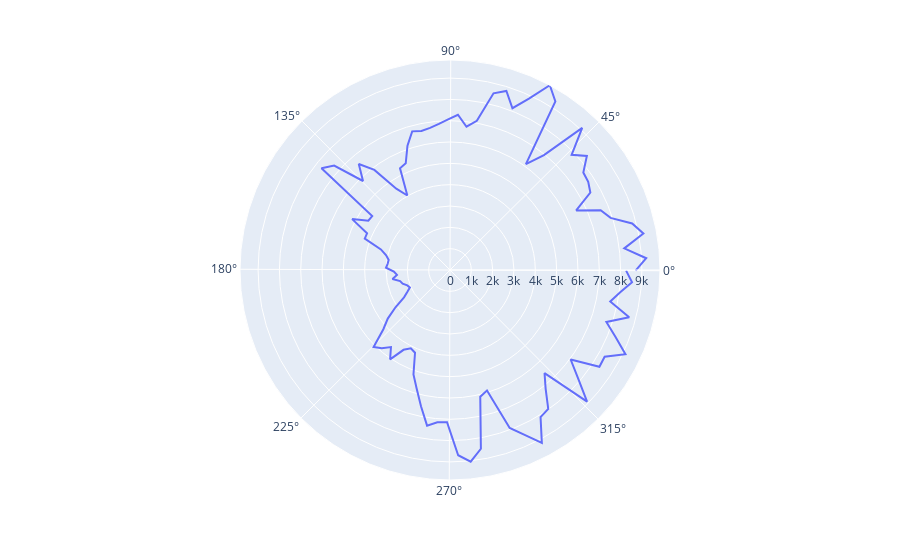

Notebook code for this chart:
### Code cell
px.line_polar( theta=360/np.pi*angles, r=results, direction="counterclockwise")
